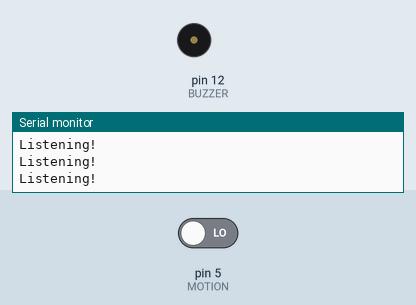
Simulated run of this sketch. Board: Arduino Uno, built with avr-gcc and run on an emulated ATmega328P. On the bench: buzzer (waves = sounding), the last lines printed to the serial monitor. The inputs (shaded band) are chosen by the test bench; at power-on: pin 5 (MOTION) LOW.

Above: at 2.2 s.
2.3 s: pin 5 (MOTION) driven HIGH
At 5.6 s:
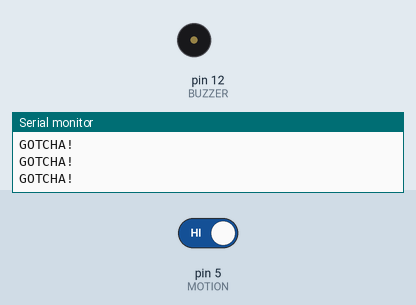
5.7 s: pin 5 (MOTION) driven LOW
At 6.2 s:
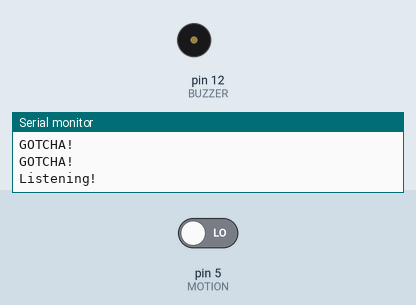
Timing chart, 0 to 8.7 s (numbered marks = the images above; inputs shaded):
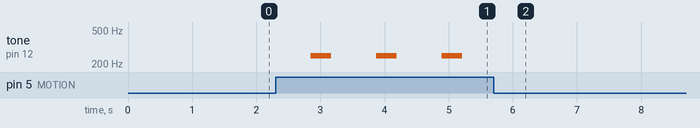

Measured:
- after the input at 2.3 s, tone on pin 12 (BUZZER): alternates 249 Hz for 0.32 s and silent for 0.70 s, starting after 0.55 s
- after the input at 5.7 s, tone on pin 12 (BUZZER): stops changing and stays silent

The sketch:

motion_buzzer.ino
```cpp
#define MOTION 5
#define BUZZER 12
int i;

void setup() {
  pinMode(MOTION, INPUT);
  pinMode(BUZZER, OUTPUT);
  Serial.begin(9600);

}

void loop() {

  int state = digitalRead(MOTION);

  if(state==HIGH){
    Serial.println("GOTCHA!");
    playBuzzer();
  } else {
    Serial.println("Listening!");
    digitalWrite(BUZZER, LOW);
  }

  delay(700);

}

void playBuzzer() {

  for(i=0;i<80;i++)
  {
    digitalWrite(BUZZER,HIGH);
    delay(2);
    digitalWrite(BUZZER,LOW);
    delay(2);
  }


}
```
